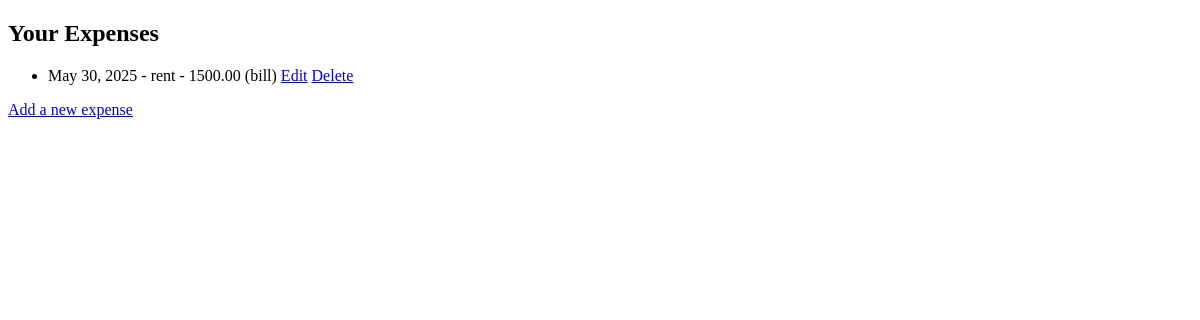
Page /expenses/ (signed in) on the earlier database version.
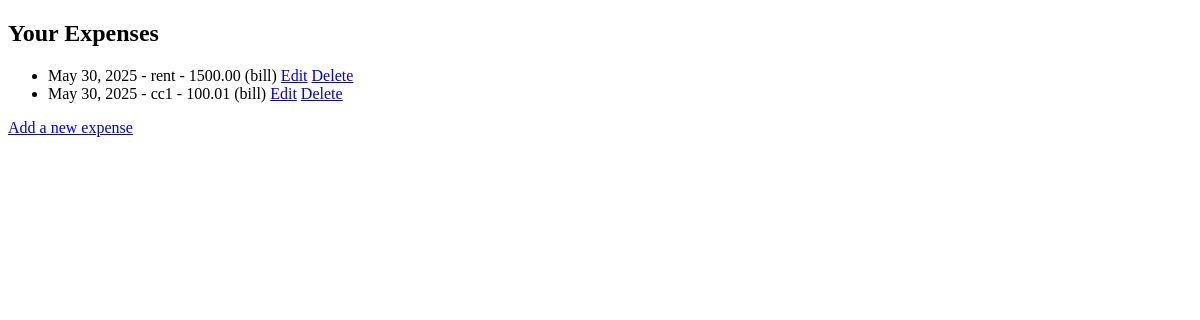
Same page on the later database version.
### expenses/models.py (models this page shows, shortened)
class Expense(models.Model):
    description = models.CharField(max_length=100)
    date = models.DateField()
    amount = models.DecimalField(max_digits=10, decimal_places=2)
    user = models.ForeignKey(User, on_delete=models.CASCADE)
    category = models.ForeignKey('category', on_delete=models.SET_NULL, null=True, blank=True)

class Category(models.Model):
    user = models.ForeignKey(User, on_delete=models.CASCADE)
    category = models.CharField(max_length=20)
    def __str__(self):
        return f"{self.category}"

### expenses/views.py (the view)
# urls.py: path('', ExpenseListView.as_view(), name='expense-list'),
class ExpenseListView(ListView):
    model = Expense
    template_name = 'expenses/expense_list.html'
    context_object_name = 'expenses'
    def get_queryset(self):
        return Expense.objects.filter(user=self.request.user).order_by('-date')

### expenses/templates/expenses/expense_list.html
{% extends 'base.html' %}
{% block content %}
    <h2>Your Expenses</h2>
    <ul>
        {% for expense in expenses %}
            <li>
                {{expense.date}} - {{expense.description}} - {{expense.amount}}  ({{expense.category}})
                <a href="{% url 'expense-update' expense.pk %}">Edit</a>
                <a href="{% url 'expense-delete' expense.pk %}">Delete</a>
            </li>
        {% empty %}
            <li>No expenses recorded</li>
        {% endfor %}
    </ul>
    <a href="{% url 'expense-create' %}">Add a new expense</a>
{% endblock %}

Differences in the rows shown:
added Expense: date "May 30, 2025", description "cc1", amount "100.01", category "bill"
